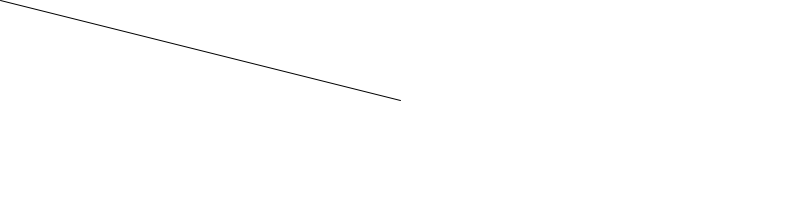
Frame 1 (no input)
Frame 60 (the mouse pressed at the canvas centre just before this capture): identical to frame 1, image omitted
Frame 120 (the mouse held since frame 60 and released just before this capture): blank canvas, image omitted

The Processing sketch that drew this single still picture (run headless with seeded random() and noise(); from frame 60 on, the mouse is pressed at the canvas centre):

// Processing sketch: vector_subtraction
// ── vector_subtraction.pde
// The Nature of Code
// Daniel Shiffman
// Draft book

// Example 1-3: Vector subtraction

void setup() {
  size(800,200);
  smooth();
}

void draw() {
  background(255);
  
  PVector mouse = new PVector(mouseX,mouseY);
  PVector center = new PVector(width/2,height/2);
  mouse.sub(center);
  
  translate(width/2,height/2);
  line(0,0,mouse.x,mouse.y);
  
}
